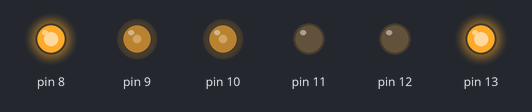
Bench run of a sketch on a simulated Arduino Uno, built with avr-gcc and run on an emulated ATmega328P. Parts: output pins drawn as LEDs (lit = HIGH).

Above: at 0.1 s.
Timing chart, 0 to 1.6 s (numbered marks = the images above):
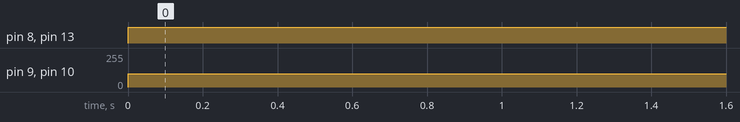

Measured:
- by itself, pin 8, pin 13: LOW → HIGH at 0.00 s
- by itself, pin 9, pin 10: 0/255 → 100/255 at 0.00 s

The sketch:

sketch_car.ino
```cpp
void setup() {
  // put your setup code here, to run once:

  // LEFT WHEEL
  pinMode(9,INPUT);
  pinMode(8,OUTPUT);
  pinMode(11, OUTPUT);

  // RIGHT WHEEL
  pinMode(10, OUTPUT);
  pinMode(12, OUTPUT);
  pinMode(13, OUTPUT);
}

void loop() {

  // BACKWWARDS
  analogWrite(9, 100);
  digitalWrite(8, HIGH);
  digitalWrite(11, LOW);

  // FORWARDS
  analogWrite(10, 100);
  digitalWrite(12, LOW);
  digitalWrite(13, HIGH);
}
```
